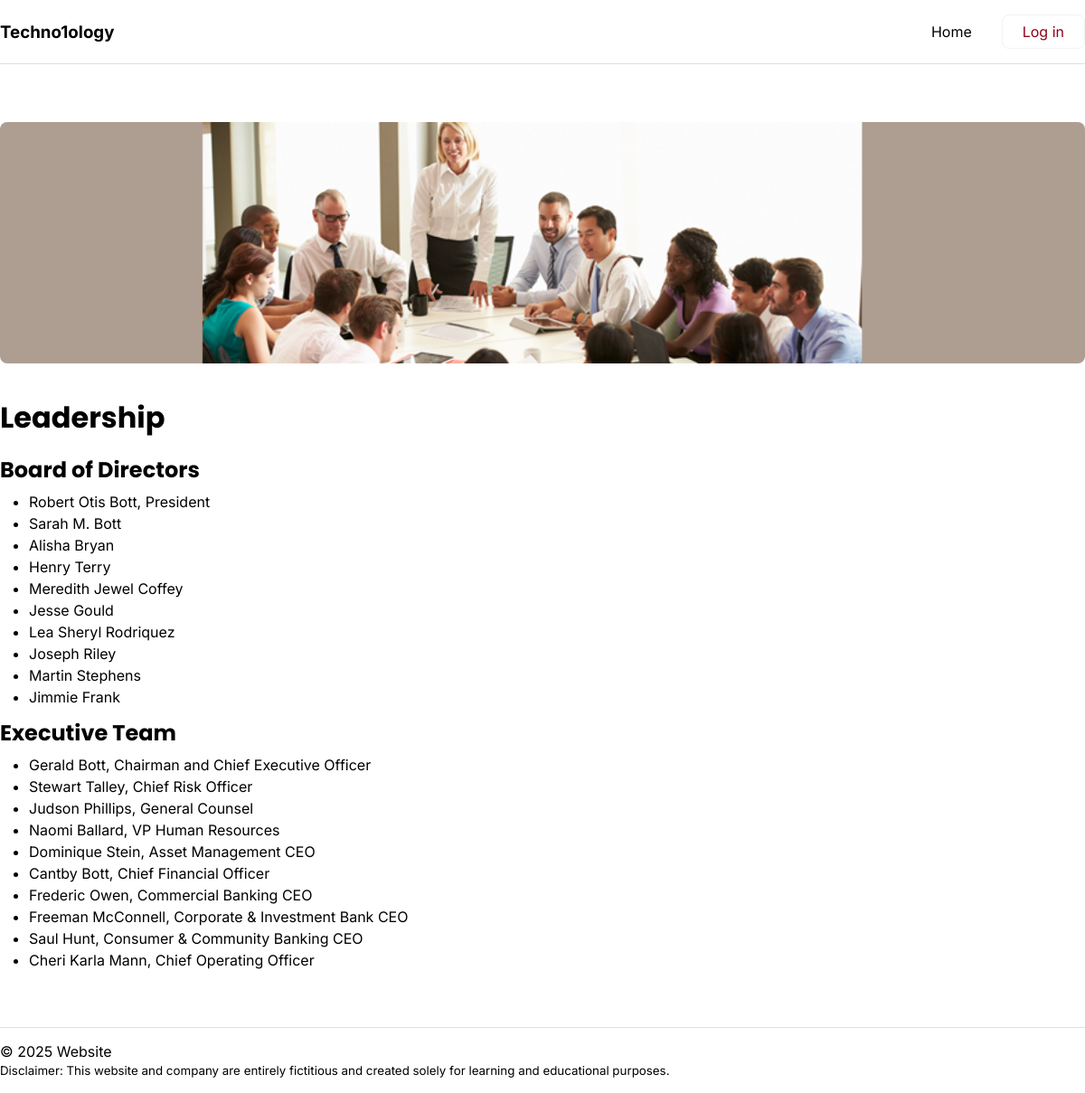
Page /index.php?id=3 on the earlier database version.
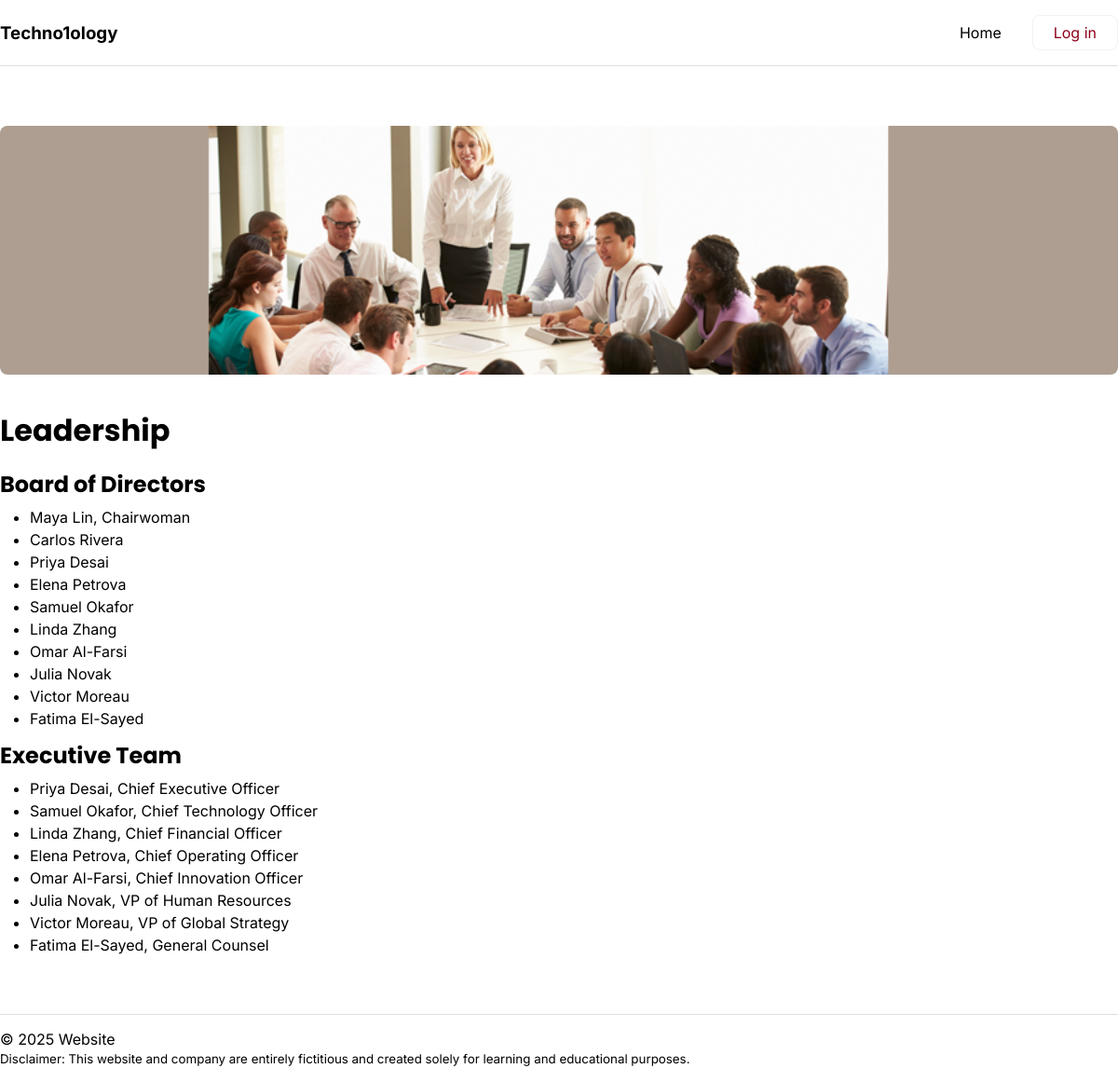
Same page on the later database version.
### tables this page shows
CREATE TABLE `pages` (
  `id` int(11) NOT NULL,
  `subject_id` int(11) DEFAULT NULL,
  `menu_name` varchar(255) DEFAULT NULL,
  `position` int(3) DEFAULT NULL,
  `visible` tinyint(1) DEFAULT NULL,
  `content` text DEFAULT NULL
);

### private/database.php (called while the page is built, shortened)
<?php
function db_escape($connection, $string) {
    return mysqli_real_escape_string($connection, $string);
}
?>

### private/query_functions.php (called while the page is built, shortened)
<?php
function find_page_by_id($id, $options=[]) {
    global $db;
    $visible = $options['visible'] ?? false;
    $sql = "SELECT * FROM pages ";
    $sql .= "WHERE id='" . db_escape($db, $id) . "' ";
    if ($visible) {
        $sql .= "AND visible = true ";
    }
    $result = mysqli_query($db, $sql);
    $page = mysqli_fetch_assoc($result);
    return $page;
}
?>

### public/index.php (the view, shortened to what this page needs)
<?php require_once('../private/initialize.php'); ?>
<?php
$preview = false;
$visible = !$preview;
if (isset($_GET['id'])) {
    $page_id = $_GET['id'];
    $page = find_page_by_id($page_id, ['visible' => $visible]);
}
?>
<?php
    include(SHARED_PATH . '/public_navigation.php');
?>
<div class="section_content">
    <?php
    if (isset($page)) {
        $allowed_tags = '<div><img><h1><h2><p><br><strong><em><ul><li><a>';
        echo strip_tags($page['content'], $allowed_tags);
    } else {
        include(SHARED_PATH . '/static_homepage.php');
    }
    ?>
</div>
<?php include(SHARED_PATH . '/public_footer.php'); ?>

Differences in the rows shown:
changed pages: content "Leadership Board of Directors Robert Otis Bott, President Sarah M. Bott Alisha Bryan Henry Terry Meredith Jewel Coffey Jesse Gould Lea Sheryl Rodriquez Joseph Riley Martin Stephens Jimmie Frank Executive Team Gerald Bott, Chairman and Chief Executive Officer Stewart Talley, Chief Risk Officer Judson Phillips, General Counsel Naomi Ballard, VP Human Resources Dominique Stein, Asset Management CEO Cantby Bott, Chief Financial Officer Frederic Owen, Commercial Banking CEO Freeman McConnell, Corporate & Investment Bank CEO Saul Hunt, Consumer & Community Banking CEO Cheri Karla Mann, Chief Operating Officer" → "Leadership Board of Directors Maya Lin, Chairwoman Carlos Rivera Priya Desai Elena Petrova Samuel Okafor Linda Zhang Omar Al-Farsi Julia Novak Victor Moreau Fatima El-Sayed Executive Team Priya Desai, Chief Executive Officer Samuel Okafor, Chief Technology Officer Linda Zhang, Chief Financial Officer Elena Petrova, Chief Operating Officer Omar Al-Farsi, Chief Innovation Officer Julia Novak, VP of Human Resources Victor Moreau, VP of Global Strategy Fatima El-Sayed, General Counsel"
